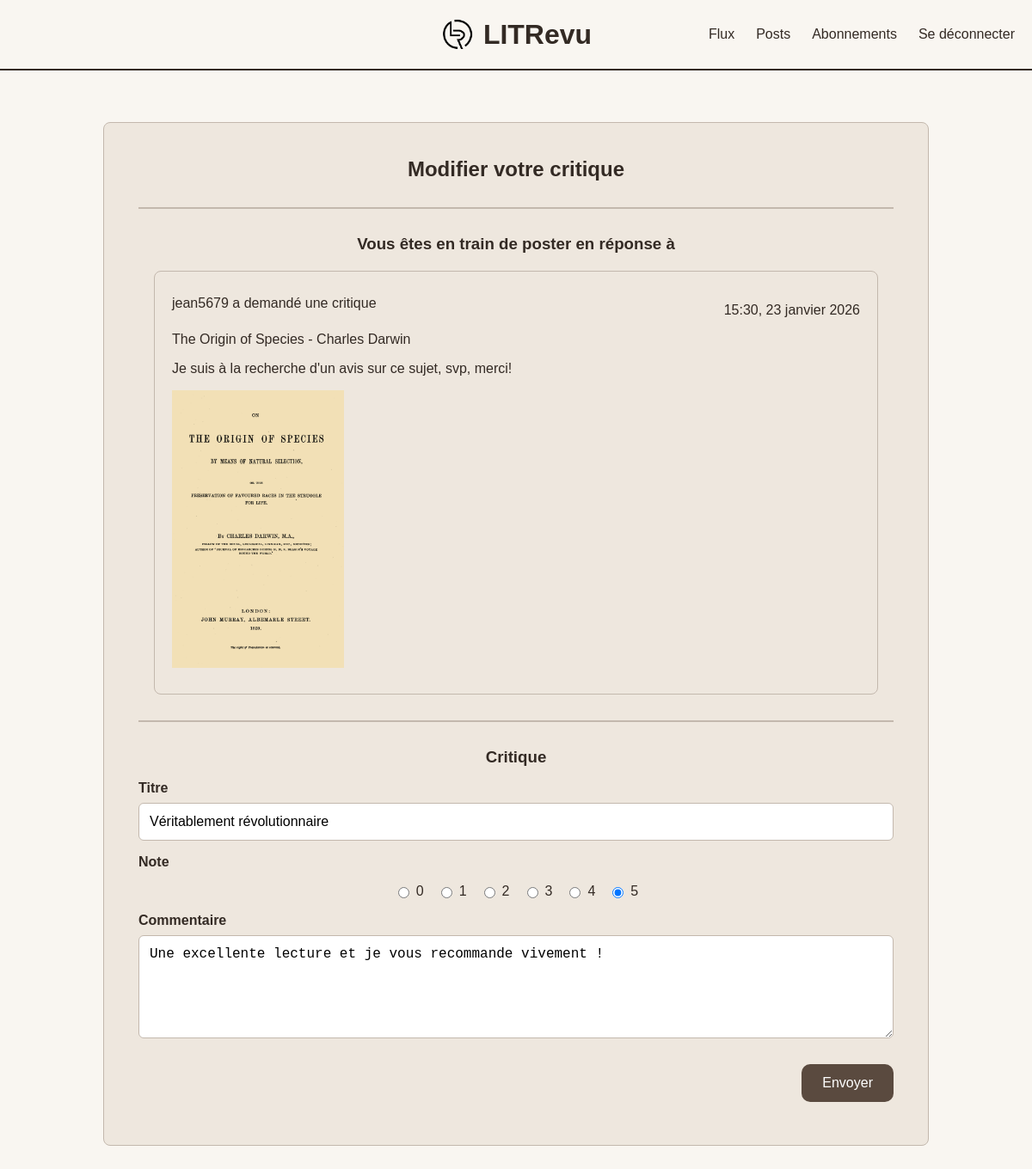
Screenshot of /review/12/update/ (signed in) with the database file from the repository.
### reviews/models.py (models this page shows, shortened)
class Ticket(models.Model):
    title = models.CharField(max_length=128)
    description = models.TextField(max_length=2048, blank=True)
    user = models.ForeignKey(
        to=settings.AUTH_USER_MODEL,
        on_delete=models.CASCADE
    )
    image = models.ImageField(
        upload_to=ticket_image_upload_path,
        null=True,
        blank=True
    )
    time_created = models.DateTimeField(auto_now_add=True)

class Review(models.Model):
    ticket = models.ForeignKey(
        to=Ticket,
        on_delete=models.CASCADE
    )
    rating = models.PositiveSmallIntegerField(
        validators=[MinValueValidator(0), MaxValueValidator(5)]
    )
    headline = models.CharField(max_length=128)
    body = models.TextField(max_length=8192, blank=True)
    user = models.ForeignKey(
        to=settings.AUTH_USER_MODEL,
        on_delete=models.CASCADE
    )
    time_created = models.DateTimeField(auto_now_add=True)

### authentication/models.py (models this page shows)
class User(AbstractUser):
    pass

### reviews/views.py (the view, shortened to what this page needs)
class ReviewUpdatePageView(LoginRequiredMixin, UserPassesTestMixin, View):
    template_name = 'reviews/review_create.html'
    login_url = 'authentication:login'
    def get_object(self):
        return get_object_or_404(Review, id=self.kwargs['id'])
    def test_func(self):
        review = self.get_object()
        return review.user == self.request.user
    def get(self, request, id):
        review = self.get_object()
        ticket = review.ticket
        form = ReviewForm(instance=review)
        return render(request, self.template_name, {
                'ticket': ticket,
                'form': form,
            })

### reviews/forms.py
class ReviewForm(forms.ModelForm):
    class Meta:
        model = Review
        fields = ['headline', 'rating', 'body']
        widgets = {
            'body': forms.Textarea(attrs={'rows': 4}),
            'rating': forms.RadioSelect(
                choices=[(i, str(i)) for i in range(6)]
            ),
        }

### reviews/templates/reviews/review_create.html (shortened to what this page needs)
{% extends 'base.html' %}
{% block content %}
<form method="post" enctype="multipart/form-data" class="form-card">
    <div class="card-container">
        <div class="card">
            <div class="card-content">
                <h2 class="banner-title">
                {% if form.instance.id %}Modifier votre critique{% else %}Créer une critique{% endif %}
                </h2>
                <hr class="section-separator">
                <h3 class="banner-title">Vous êtes en train de poster en réponse à </h3>
                {% include "reviews/snippets/ticket_card_snippet.html" with ticket=ticket %}
                <hr class="section-separator">
                {% include "reviews/snippets/review_form_snippet.html" with form=form %}
            </div>
        </div>
    </div>
</form>
{% endblock content %}

### reviews/templates/reviews/snippets/ticket_card_snippet.html (shortened to what this page needs)
<div class="ticket-card">
    <div class="ticket-header">
        <p class="ticket-label">
            {% if embedded %}
                Ticket –
                {% if ticket.user == request.user %}
                    Vous
                {% else %}
                    {{ ticket.user.username }}
                {% endif %}
            {% else %}
                {% if ticket.user == request.user %}
                    Vous avez publié un ticket
                {% else %}
                    {{ ticket.user.username }} a demandé une critique
                {% endif %}
            {% endif %}
        </p>
        {% if not embedded %}
            <p class="ticket-date">
                {{ ticket.time_created|date:"H:i, d F Y" }}
            </p>
        {% endif %}
    </div>
    <p class="ticket-title">
        {{ ticket.title|linebreaksbr }}
    </p>
    <p class="ticket-description">
        {{ ticket.description|linebreaksbr }}
    </p>
    {% if ticket.image %}
        <img src="{{ ticket.image.url }}" alt="Image du ticket {{ ticket.title }}" title="Image du ticket {{ ticket.title }}" class="ticket-image">
    {% endif %}
</div>

### reviews/templates/reviews/snippets/review_form_snippet.html (shortened to what this page needs)
<div>
    <h3 class="banner-title">Critique</h3>
    <p class="form-field">
        <label>
            Titre
            {{ form.headline }}
        </label>
    </p>
    <p class="form-field">
        <label>
            Note
            <div class="field-rating">
                {% for radio in form.rating %}
                    <label>
                        {{ radio.tag }}
                        {{ radio.choice_label }}
                    </label>
                {% endfor %}
            </div>
            </label>
    </p>
    <p class="form-field">
        <label>
            Commentaire
            {{ form.body }}
        </label>
    </p>
    <div class="form-submit">
        <button type="submit" class="btn">Envoyer</button>
    </div>
</div>

### static/style.css (style rules this page uses)
:root { --color-background: #f9f6f1; --color-surface: #eee7de; --color-text: #332a24; --color-border: #c3b8ad; --color-accent: #5a4a3f; --color-accent-hover: #44372f; --color-placeholder: #756a61; --color-info: #291dc8; --color-error: #e30d0a; }
body { margin: 0; font-family: Arial, sans-serif; background-color: var(--color-background); color: var(--color-text); }
.banner-title { margin: 0; color: var(--color-text); }
.card-container { display: flex; justify-content: center; align-items: stretch; margin: 40px auto; max-width: 1000px; }
.card { flex: 1; border: 1px solid var(--color-border); padding: 40px; margin: 20px; display: flex; justify-content: center; align-items: center; background-color: var(--color-surface); border-radius: 8px; }
.card-content { text-align: center; width: 100%; }
.btn, a.btn, button.btn { display: inline-flex; align-items: center; justify-content: center; box-sizing: border-box; padding: 12px 24px; margin: 10px 0; font-size: 1rem; font-family: inherit; line-height: normal; text-decoration: none !important; border: none; border-radius: 10px; background-color: var(--color-accent); color: white; cursor: pointer; height: 44px; transition: background-color 0.2s, outline 0.2s; -webkit-appearance: none; -moz-appearance: none; appearance: none; vertical-align: middle; }
.form-card .form-field label { display: block; text-align: left; margin-bottom: 6px; font-weight: bold; }
.form-field label { display: block; text-align: left; font-weight: bold; }
.form-field input, .form-field textarea { margin-top: 8px; }
.form-card input[type="text"], .form-card textarea { width: 100%; padding: 12px; font-size: 1rem; border: 1px solid var(--color-border); border-radius: 6px; box-sizing: border-box; }
.form-card textarea { min-height: 120px; }
.card-content h2.banner-title { text-align: center; margin-bottom: 30px; }
.form-submit { display: flex; justify-content: flex-end; margin-top: 10px; }
.ticket-card { max-width: 800px; margin: 20px auto; border: 1px solid var(--color-border); background-color: var(--color-surface); border-radius: 8px; padding: 20px; }
.ticket-header { display: flex; justify-content: space-between; align-items: center; }
.ticket-label { margin: 8px 0 24px 0; }
.ticket-title { margin: 0px 0; }
.ticket-description { margin: 16px 0; }
.ticket-image { display: block; max-width: 200px; margin: 10px 0; height: auto; }
.field-rating { display: flex; justify-content: center; gap: 15px; align-items: center; }
.field-rating label { display: flex; align-items: center; gap: 5px; cursor: pointer; }
.section-separator { border: none; border-top: 2px solid var(--color-border); margin: 30px 0; }
.card-content .ticket-card { text-align: left; }

### rows the page displays
Ticket: user.username "jean5679", time_created "15:30, 23 janvier 2026", title "The Origin of Species - Charles Darwin", description "Je suis à la recherche d'un avis sur ce sujet, svp, merci!", image (picture)
Review: headline "Véritablement révolutionnaire", body "Une excellente lecture et je vous recommande vivement !"

### other values shown
{{ radio.choice_label }} "0" "1" "2" "3" "4" "5"
